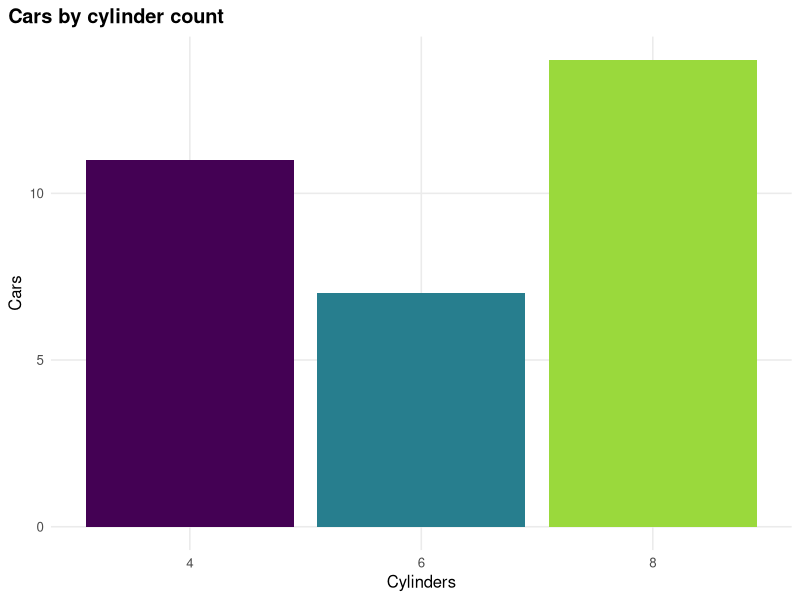
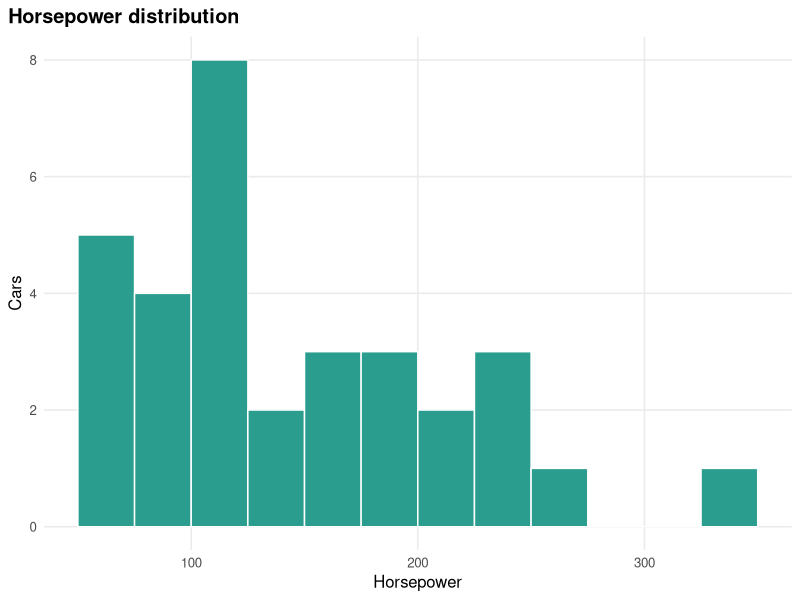
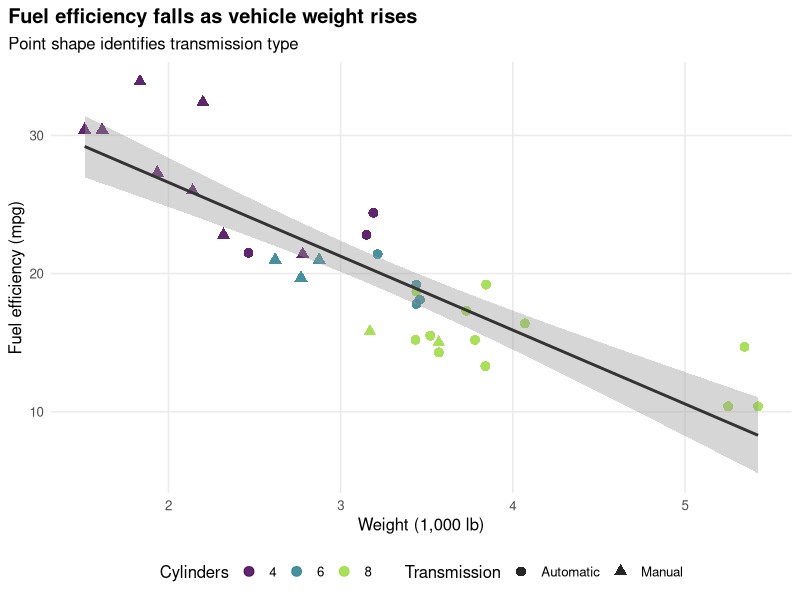
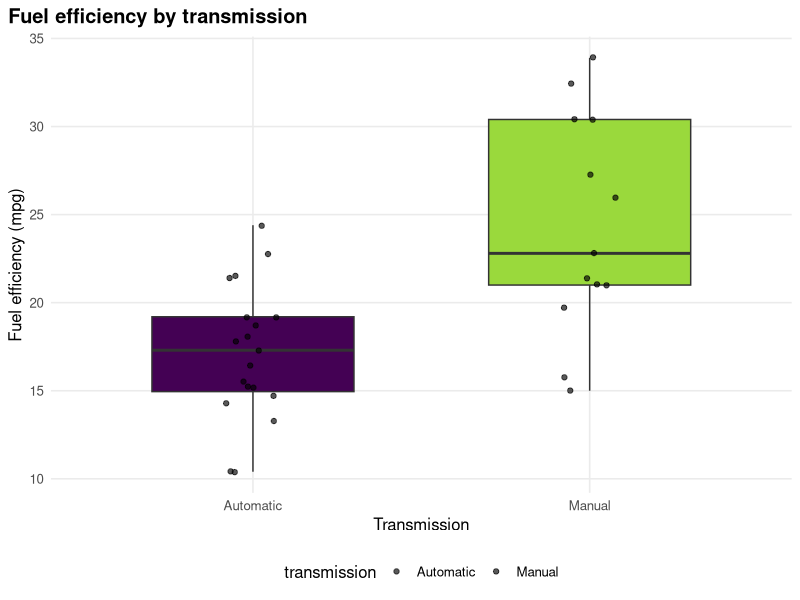

Write R code to recreate these figures, in order.
## ---- chunk 1
#| label: packages
#| message: false
#| warning: false
library(dplyr)
library(ggplot2)
library(tibble)
## ---- chunk 2
#| label: prepare-data
required_columns <- c("mpg", "cyl", "hp", "wt", "am", "gear")
missing_columns <- setdiff(required_columns, names(mtcars))

if (length(missing_columns) > 0) {
  stop("Missing required columns: ", paste(missing_columns, collapse = ", "))
}

cars <- mtcars |>
  rownames_to_column("model") |>
  mutate(
    cylinders = factor(cyl, levels = c(4, 6, 8)),
    transmission = factor(
      am,
      levels = c(0, 1),
      labels = c("Automatic", "Manual")
    ),
    gears = factor(gear)
  )

glimpse(cars)
## ---- chunk 3
#| label: chart-theme
chart_theme <- theme_minimal(base_size = 12) +
  theme(
    plot.title.position = "plot",
    plot.title = element_text(face = "bold"),
    panel.grid.minor = element_blank(),
    legend.position = "bottom"
  )
## ---- chunk 4
#| label: cylinder-bars
#| fig-alt: "Bar chart showing the number of cars with four, six, and eight cylinders."
ggplot(cars, aes(x = cylinders, fill = cylinders)) +
  geom_bar(show.legend = FALSE) +
  scale_fill_viridis_d(end = 0.85) +
  labs(
    title = "Cars by cylinder count",
    x = "Cylinders",
    y = "Cars"
  ) +
  chart_theme
## ---- chunk 5
#| label: horsepower-histogram
#| fig-alt: "Histogram of horsepower values in the mtcars dataset."
ggplot(cars, aes(x = hp)) +
  geom_histogram(
    binwidth = 25,
    boundary = 0,
    fill = "#2A9D8F",
    color = "white"
  ) +
  labs(
    title = "Horsepower distribution",
    x = "Horsepower",
    y = "Cars"
  ) +
  chart_theme
## ---- chunk 6
#| label: efficiency-scatter
#| fig-alt: "Scatter plot of vehicle weight and fuel efficiency, colored by cylinder count and shaped by transmission."
ggplot(
  cars,
  aes(
    x = wt,
    y = mpg,
    color = cylinders,
    shape = transmission
  )
) +
  geom_point(size = 3, alpha = 0.85) +
  geom_smooth(
    aes(group = 1),
    method = "lm",
    se = TRUE,
    color = "#333333"
  ) +
  scale_color_viridis_d(end = 0.85) +
  labs(
    title = "Fuel efficiency falls as vehicle weight rises",
    subtitle = "Point shape identifies transmission type",
    x = "Weight (1,000 lb)",
    y = "Fuel efficiency (mpg)",
    color = "Cylinders",
    shape = "Transmission"
  ) +
  chart_theme
## ---- chunk 7
#| label: efficiency-boxplot
#| fig-alt: "Box plots comparing fuel efficiency for automatic and manual transmissions."
ggplot(cars, aes(x = transmission, y = mpg, fill = transmission)) +
  geom_boxplot(width = 0.6, show.legend = FALSE) +
  geom_jitter(width = 0.08, alpha = 0.65) +
  scale_fill_viridis_d(end = 0.85) +
  labs(
    title = "Fuel efficiency by transmission",
    x = "Transmission",
    y = "Fuel efficiency (mpg)"
  ) +
  chart_theme
